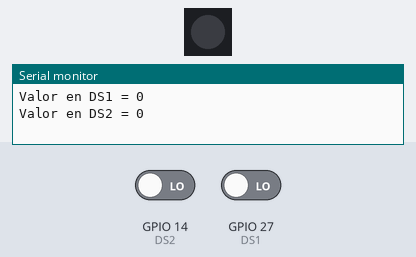
The sketch below on a simulated ESP32. On the bench: 1 RGB LEDs in strip order, left to right, the last lines printed to the serial monitor. The inputs (shaded band) are chosen by the test bench; at power-on: GPIO 14 (DS2) LOW, GPIO 27 (DS1) LOW. Dim RGB values are drawn brighter than linear.

Above: at 2.2 s.
2.3 s: GPIO 14 (DS2) driven HIGH
At 5.4 s:
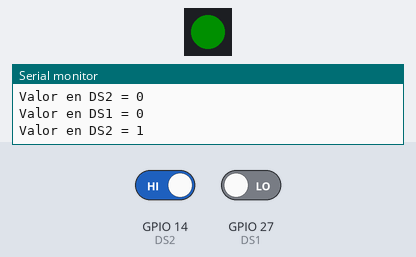
7.3 s: GPIO 14 (DS2) driven LOW
At 8.9 s:
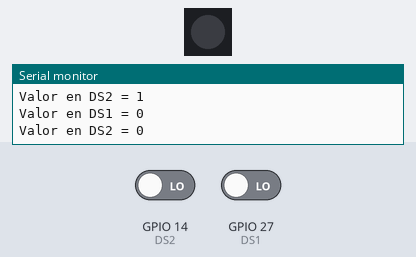
12.3 s: GPIO 27 (DS1) driven HIGH
At 17.2 s:
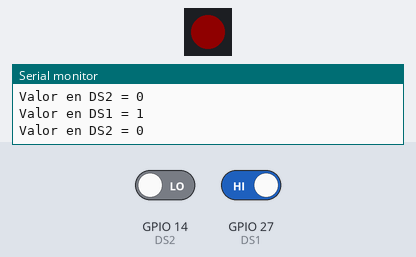
17.5 s: GPIO 27 (DS1) driven LOW
At 19.7 s:
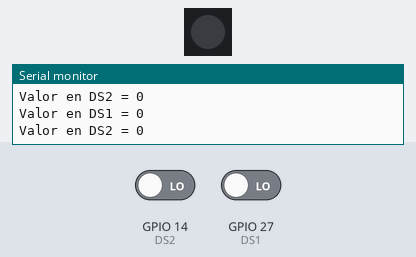
Timing chart, 0 to 21.2 s (numbered marks = the images above; inputs shaded):
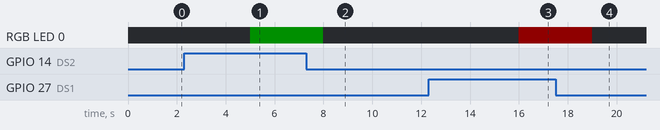

The sketch:

Selector_de_ronda___NeoPixel.ino
```cpp
// Codigo generado para pruebas del kit gec 2021
// Basado en el ejemplo de adafruit

//Adafruit Neopixel library
#include <Adafruit_NeoPixel.h>

//Pin de los NeoPixel
#define PIN 32

//Cuanto NeoPixel estan conectados
#define NUMPIXELS 1

//definicion de objeto
Adafruit_NeoPixel pixels (NUMPIXELS, PIN, NEO_GRB + NEO_KHZ800);

//Tiempo de retraso a utilizar
#define DELAYVAL 1000

//Intensidad de la NeoPixel
int brillo = 25;

//Definision de los pines del Dip Swicht
#define DS1 27 //Dip Swicht #1
#define DS2 14 //Dip Swicht #2

//Variable para leer estado del dip swicht
int estadoDS1 = 0;
int estadoDS2 = 0;

void setup() {
  // Activador del monitor serial
  Serial.begin(115200);

  //Definir configuracion de pines de entrada
  pinMode(DS1, INPUT);
  pinMode(DS2, INPUT);

  //Inicia el objeto a utilizar
  pixels.begin ();
  //Asignar el brillo
  pixels.setBrightness(brillo);

  // Desactivar lo colores del NeoPixel
  pixels.clear();
  pixels.show();
  delay (1000);
}

void loop() {
//Loop para leer y desplegar el estado de DS1
  estadoDS1 = digitalRead(DS1);
  Serial.print("Valor en DS1 = ");
  Serial.println(estadoDS1);

//Loop para leer y desplegar el estado de DS2
  estadoDS2 = digitalRead(DS2);
  Serial.print("Valor en DS2 = ");
  Serial.println(estadoDS2);

  if((estadoDS1 == 1) && (estadoDS2 == 1)){
      pixels.clear();
      pixels.show();
      delay (2000);
    }

   if((estadoDS1 == 1) && (estadoDS2 == 0)){
      encenderRojo();
    }

   if((estadoDS1 == 0) && (estadoDS2 == 1)){
      encenderVerde();
    }

   if((estadoDS1 == 0) && (estadoDS2 == 0)){
      pixels.clear();
      pixels.show();
      delay (2000);
    }
  //Tiempo para distinguir los colores
  delay(2000);
}

void encenderRojo(){
//Mostrar el color rojo
pixels.setPixelColor (0, pixels.Color(150,0,0));
//Mostrar el color
pixels.show();
//Tiempo de mostrado de color
delay (DELAYVAL);
  }

void encenderVerde(){
//Mostrar el color verde
pixels.setPixelColor (0, pixels.Color(0,150,0));
//Mostrar el color
pixels.show();
//Tiempo de mostrado de color
delay (DELAYVAL);
  }
```

Measured:
- after the input at 2.3 s, RGB LED 0: off → RGB(0, 15, 0) after 2.7 s
- after the input at 7.3 s, RGB LED 0: RGB(0, 15, 0) → off after 0.70 s
- after the input at 12.3 s, RGB LED 0: off → RGB(15, 0, 0) after 3.7 s
- after the input at 17.5 s, RGB LED 0: RGB(15, 0, 0) → off after 1.5 s
